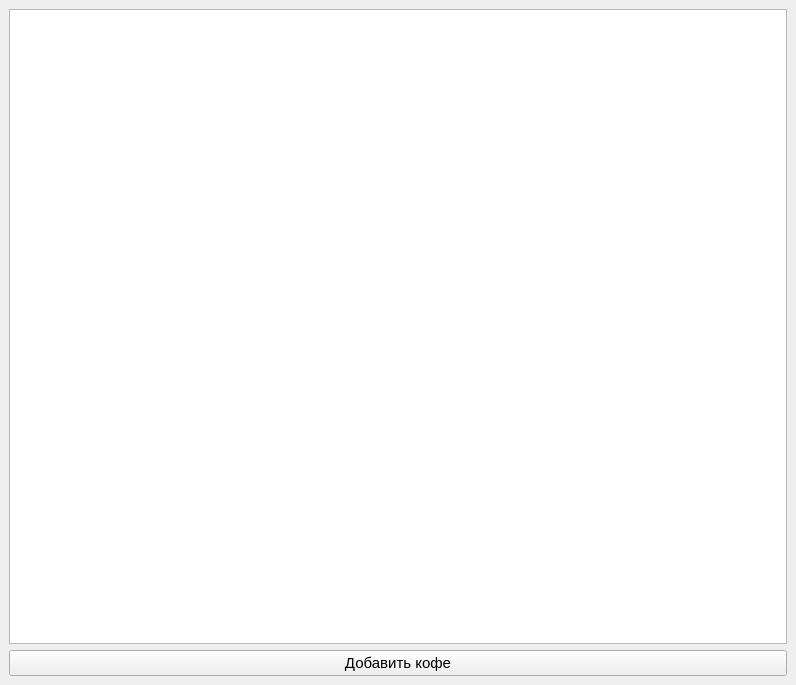
<?xml version="1.0" encoding="UTF-8"?>
<ui version="4.0">
 <class>MainWindow</class>
 <widget class="QMainWindow" name="MainWindow">
  <property name="geometry">
   <rect>
    <x>0</x>
    <y>0</y>
    <width>796</width>
    <height>685</height>
   </rect>
  </property>
  <property name="font">
   <font>
    <pointsize>11</pointsize>
   </font>
  </property>
  <property name="windowTitle">
   <string>Кофе</string>
  </property>
  <widget class="QWidget" name="centralwidget">
   <layout class="QGridLayout" name="gridLayout">
    <item row="0" column="0">
     <widget class="QTableView" name="tableView"/>
    </item>
    <item row="1" column="0">
     <widget class="QPushButton" name="add">
      <property name="text">
       <string>Добавить кофе</string>
      </property>
     </widget>
    </item>
   </layout>
  </widget>
 </widget>
 <resources/>
 <connections/>
</ui>
